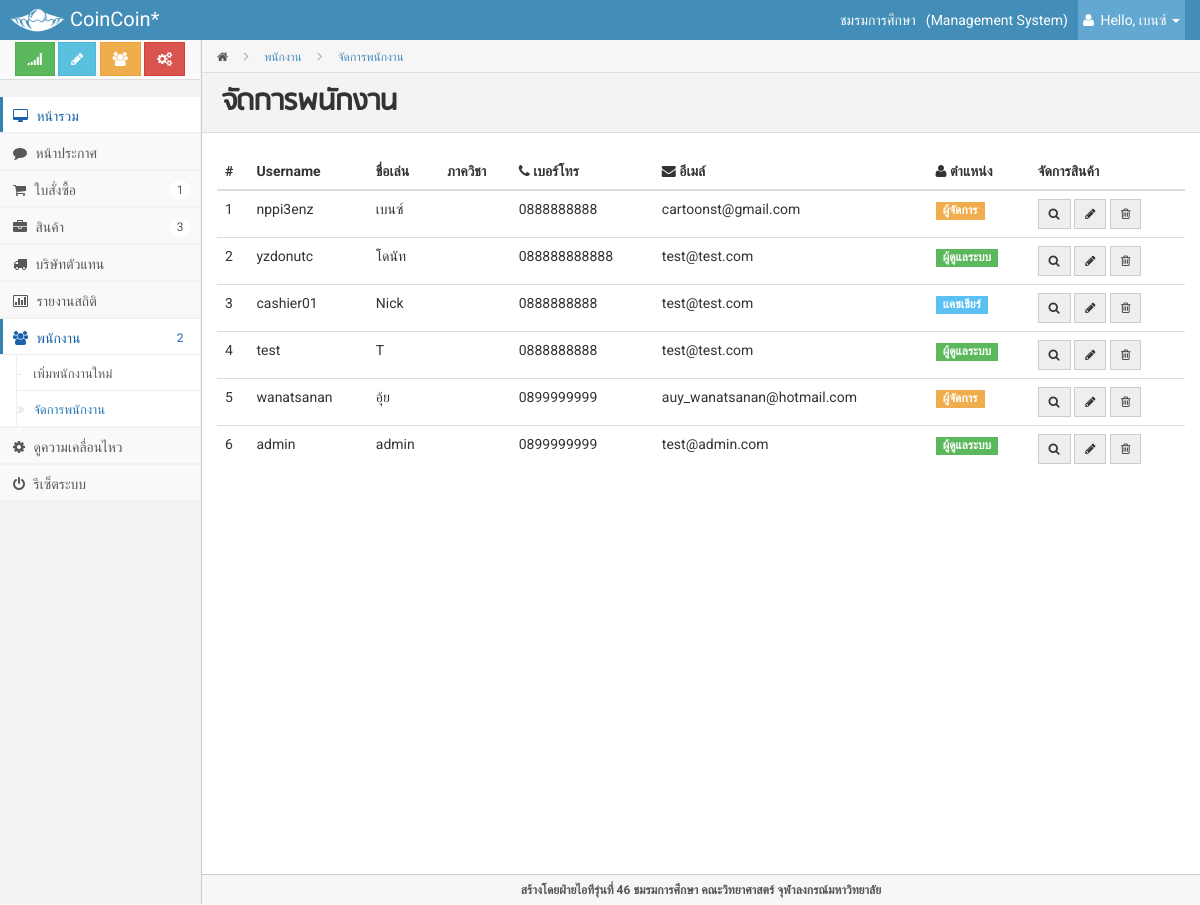
The app's page /admin/index.php?page=staff (signed in) with its own data.
### tables this page shows
CREATE TABLE IF NOT EXISTS `member_staff` (
  `memberid` int(10) NOT NULL AUTO_INCREMENT,
  `username` varchar(50) NOT NULL,
  `password` varchar(200) NOT NULL,
  `firstname` varchar(60) NOT NULL,
  `lastname` varchar(60) NOT NULL,
  `nickname` varchar(60) NOT NULL,
  `phone` varchar(100) NOT NULL,
  `email` varchar(100) DEFAULT NULL,
  `position` char(1) NOT NULL,
  PRIMARY KEY (`memberid`),
  UNIQUE KEY `username` (`username`)
);

### admin/modules/staff.php (the view, shortened to what this page needs)
     <div class="page-head">
         <div class="bread-crumb">
             <a href="index.html"><i class="icon-home"></i></a>
             <i class="icon-angle-right"></i>
             <a href="#" class="bread-current"> พนักงาน</a>
	<i class="icon-angle-right"></i>
             <a href="#" class="bread-current"> จัดการพนักงาน</a>
         </div>
         <h3 class="content-heading"> จัดการพนักงาน</h3>
     </div>
     <div class="matter">
         <div class="container">
             <div class="row">
		<div class="col-md-12">
		<table class="table">
         <thead>
         <tr>
             <th>#</th>
	<th>  Username</th>
             <th>  ชื่อเล่น</th>
             <th> ภาควิชา</th>
	<th><i class="icon-phone"></i> เบอร์โทร</th>
	<th><i class="icon-envelope"></i> อีเมล์</th>
	<th><i class="icon-user"></i> ตำแหน่ง</th>
             <th>จัดการสินค้า</th>
         </tr>
         </thead>
         <tbody>
<?php
	$sql = mysqli_query($connect, "SELECT * FROM member_staff ORDER BY memberid asc ");
	while($result = mysqli_fetch_array($sql, MYSQL_ASSOC)) {
?>
         <tr>
             <td><?php echo $result['memberid']?></td>
             <td><?php echo $result['username'];?></td>
	<td><?php echo $result['nickname'];?></td>
             <td><?php echo $result['major'];?></td>
	<td><?php echo $result['phone'];?></td>
	<td><?php echo $result['email'];?></td>
	<td>
		<?php
			if($result['position'] == 'A') {
				echo "<span class=\"label label-success\">ผู้ดูแลระบบ</span>";
			} else if($result['position'] == 'M') {
				echo "<span class=\"label label-warning\">ผู้จัดการ</span>";
			} else if($result['position'] == 'C') {
				echo "<span class=\"label label-info\">แคชเชียร์</span>";
			}
		?>
	</td>
             <td>
                 <div class="btn-group">
			<a href="?page=infostaff&pid=<?php echo $result['memberid'];?>"><button class="btn btn-sm btn-default" title="View"><i class="icon-search"></i></button></a>
			<a href="?page=editstaff&pid=<?php echo $result['memberid'];?>"><button class="btn btn-sm btn-default" title="Edit"><i class="icon-pencil"></i></button></a>
			<a href="" onclick="return deleteBox('<?php echo $result['firstname'];?>','?page=staff&action=delete&id=<?php echo $result['memberid'];?>', 0)">
				<button class="btn btn-sm btn-default" title="Delete"><i class="icon-trash"></i></button>
			</a>
                 </div>
             </td>
         </tr>
<?php
} ?>
         </tbody>
     </table>
		</div>
             </div>
         </div>
     </div>

### admin/style/style.css (style rules this page uses)
* { border-radius: 0 !important; filter: progid:DXImageTransform.Microsoft.gradient(enabled = false) !important; text-shadow: none !important; font-family: Roboto,"Helvetica Neue",Helvetica, sans-serif; }
.btn { background-image: none !important; font-family: Roboto,"Helvetica Neue",Helvetica, sans-serif; outline: 0 none; }
body { background-color: #F9F9F9; color: #333333; font-family: Roboto,"Helvetica Neue",Helvetica,Arial,sans-serif; font-size: 14px; -webkit-font-smoothing: antialiased; line-height: 20px; padding-top: 40px; }
h1, h2, h3, h4, h5, h6, .h1, .h2, .h3, .h4, .h5, .h6 { font-family: Roboto,"Helvetica Neue",Helvetica,Arial,sans-serif; font-weight: 700; line-height: 20px; }
h1, h2, h3 { line-height: 40px; margin-bottom: 10px; margin-top: 20px; }
h3, .h3 { font-size: 24px; }
a { color: #4C8FBD; }
.label { display: inline-block; font-size: 85%; margin: 1px 0; padding-bottom: 3px !important; padding-top: 3px !important; text-indent: 0; }
.btn-default { background: #EEEEEE !important; }
.label.label-success, .badge.badge-success { background: #5CB85C !important; }
.label.label-warning, .badge.badge-warning { background: #F0AD4E !important; }
.label.label-info, .badge.badge-info { background: #5BC0F2 !important; }
.mainbar .container { max-width:100% !important; }
.mainbar .page-head { padding: 0 20px 0px; }
.mainbar .bread-crumb { background-color: #F6F6F6; border-bottom: 1px solid #DDDDDD; list-style: none outside none; margin: 0px -20px 20px; padding: 0 0 0 15px; }
.mainbar .bread-crumb > i { color: #aaa; line-height: 32px; padding: 0 12px; }
.mainbar .bread-crumb a { display: inline-block; color: #555; font-size: 12px; height: 30px; line-height: 32px; }
.mainbar .bread-crumb a.bread-current { color: #4C8FBD; text-decoration: none; }
.content-heading { font-family: 'rsu-regular'; font-size: 2.3em; border-top: 0 none; margin: -20px -20px 20px 0; background-color: #F3F3F3; border-bottom: 1px solid #DDDDDD; border-top: 1px solid #DDDDDD; padding: 10px 20px 9px; }
.mainbar .page-head .content-heading { margin: -20px -20px 20px; border-top: 0; }
.mainbar .matter { padding: 0 0 20px 0px; }

### records on screen
member_staff: memberid "1", username "nppi3enz", nickname "เบนซ์", phone "0888888888", email "cartoonst@gmail.com", position "ผู้จัดการ"
member_staff: memberid "2", username "yzdonutc", nickname "โดนัท", phone "088888888888", email "test@test.com", position "ผู้ดูแลระบบ"
member_staff: memberid "3", username "cashier01", nickname "Nick", phone "0888888888", email "test@test.com", position "แคชเชียร์"
member_staff: memberid "4", username "test", nickname "T", phone "0888888888", email "test@test.com", position "ผู้ดูแลระบบ"
member_staff: memberid "5", username "wanatsanan", nickname "อุ้ย", phone "0899999999", email "auy_wanatsanan@hotmail.com", position "ผู้จัดการ"
member_staff: memberid "6", username "admin", nickname "admin", phone "0899999999", email "test@admin.com", position "ผู้ดูแลระบบ"

### other values on screen
$info['name'] "ชมรมการศึกษา"
$_SESSION["firstname"] "เบนซ์"
